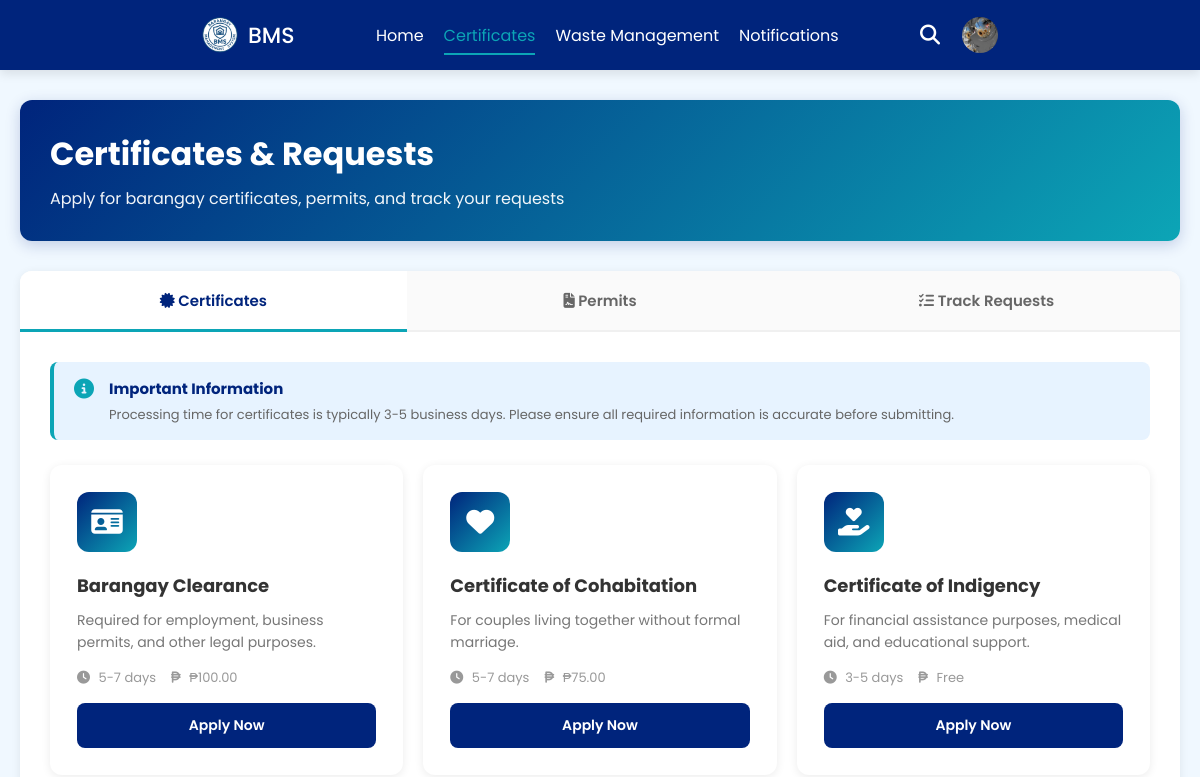
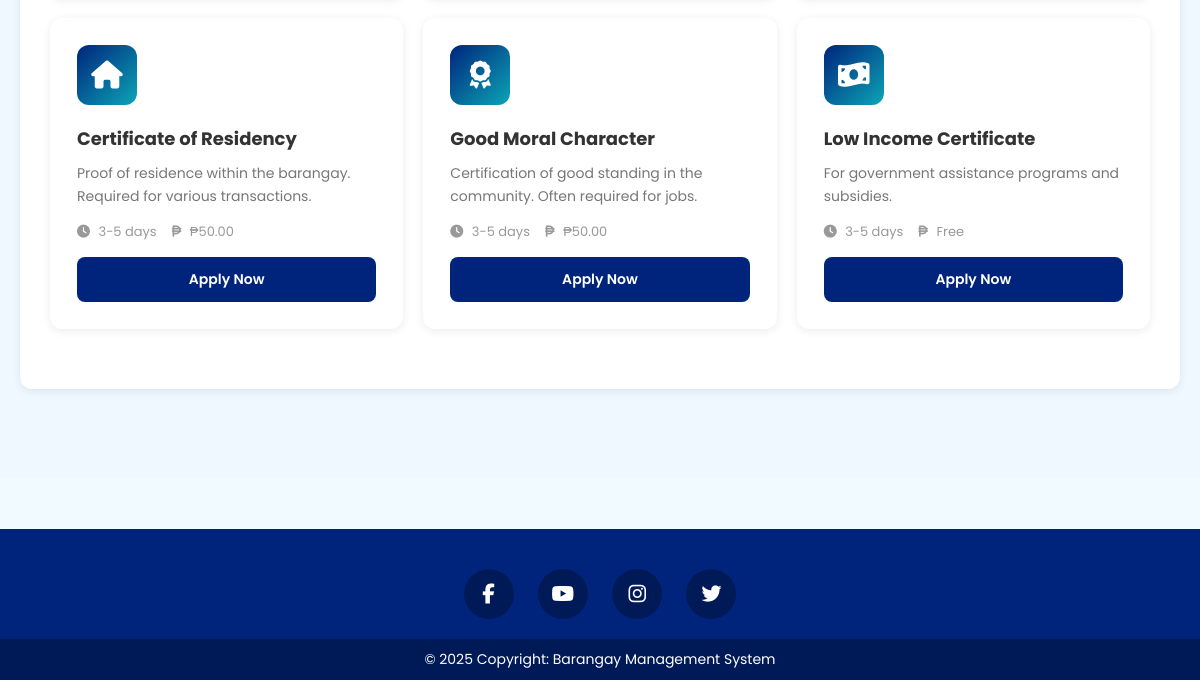
Page /user/certificates.php (signed in) on the earlier database version (2 pictures, top to bottom).
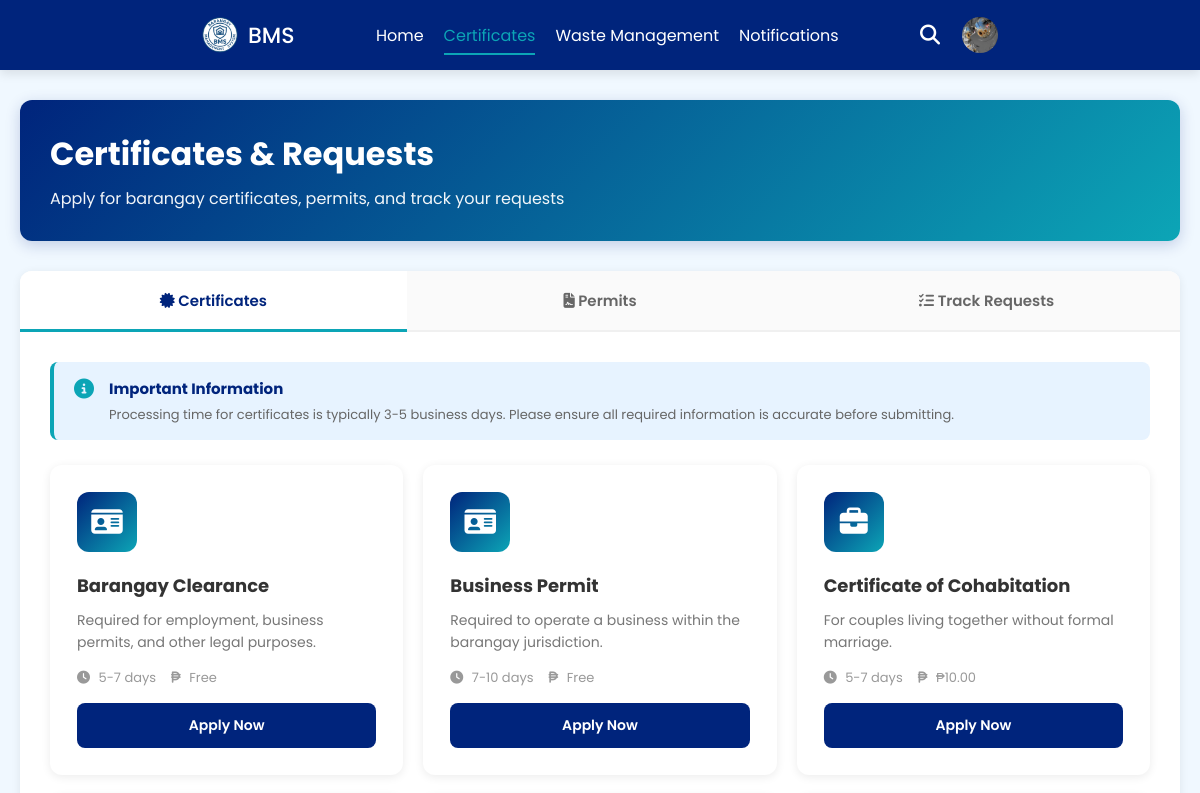
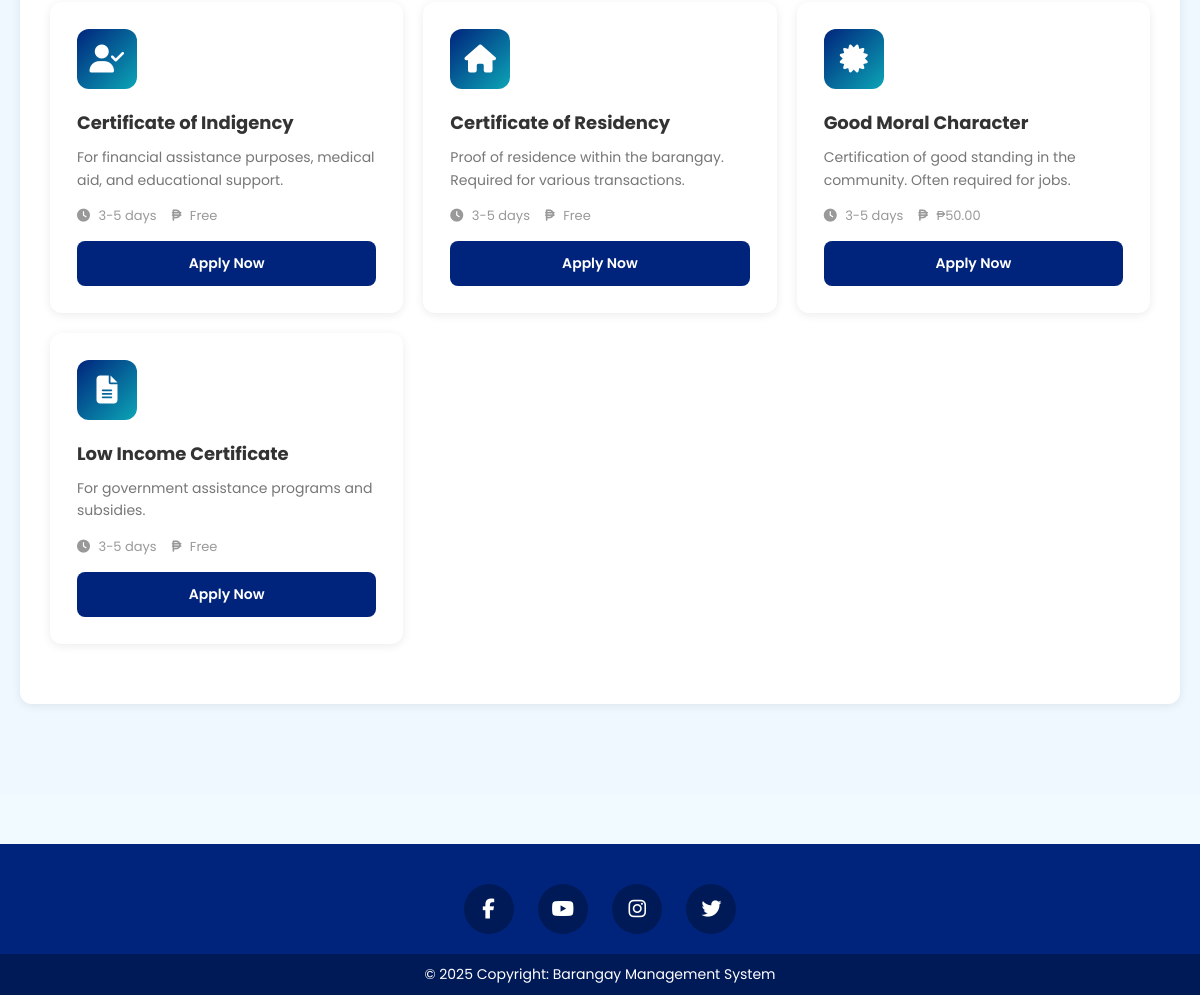
Same page on the later database version (2 pictures, top to bottom).
### tables this page shows
CREATE TABLE `document_types` (
  `id` int(11) NOT NULL,
  `name` varchar(100) NOT NULL,
  `type` enum('certificate','permit') NOT NULL,
  `description` text DEFAULT NULL,
  `icon` varchar(50) DEFAULT NULL,
  `processing_days` varchar(20) DEFAULT NULL,
  `fee` decimal(10,2) DEFAULT 0.00,
  `requirements` text DEFAULT NULL,
  `is_active` tinyint(1) DEFAULT 1,
  `created_at` timestamp NOT NULL DEFAULT current_timestamp()
);

### user/certificates.php (the view, shortened to what this page needs)
<?php
require_once("../conn/conn.php");
$certificates_query = "SELECT * FROM document_types WHERE type = 'certificate' AND is_active = TRUE ORDER BY name ASC";
$certificates_result = $conn->query($certificates_query);
?>
<!DOCTYPE html>
<html lang="en">
<head>
  <?php include '../components/header_links.php'; ?>
  <?php include '../components/user_side_header.php'; ?>
</head>
<body>
  <?php include '../components/navbar.php'; ?>
  <main class="main-content">
    <div class="page-header">
      <h1>Certificates & Requests</h1>
      <p>Apply for barangay certificates, permits, and track your requests</p>
    </div>
    <div class="tabs-container">
      <div class="tabs">
        <button class="tab-btn active" onclick="openTab(event, 'certificates')">
          <i class="fas fa-certificate"></i> Certificates
        </button>
        <button class="tab-btn" onclick="openTab(event, 'permits')">
          <i class="fas fa-file-contract"></i> Permits
        </button>
        <button class="tab-btn" onclick="openTab(event, 'tracking')">
          <i class="fas fa-tasks"></i> Track Requests
        </button>
      </div>
      <div id="certificates" class="tab-content active">
        <div class="info-banner">
          <i class="fas fa-info-circle"></i>
          <div class="info-banner-content">
            <h4>Important Information</h4>
            <p>Processing time for certificates is typically 3-5 business days. Please ensure all required information
              is accurate before submitting.</p>
          </div>
        </div>
        <div class="certificates-grid">
          <?php if ($certificates_result->num_rows > 0): ?>
            <?php while ($cert = $certificates_result->fetch_assoc()): ?>
              <div class="certificate-card"
                onclick="applyCertificate(<?php echo $cert['id']; ?>, '<?php echo htmlspecialchars($cert['name']); ?>')">
                <div class="certificate-icon">
                  <i class="fas <?php echo htmlspecialchars($cert['icon']); ?>"></i>
                </div>
                <h3><?php echo htmlspecialchars($cert['name']); ?></h3>
                <p><?php echo htmlspecialchars($cert['description']); ?></p>
                <div class="certificate-meta">
                  <span><i class="fas fa-clock"></i> <?php echo htmlspecialchars($cert['processing_days']); ?></span>
                  <span><i class="fas fa-peso-sign"></i>
                    <?php echo $cert['fee'] == 0 ? 'Free' : '₱' . number_format($cert['fee'], 2); ?>
                  </span>
                </div>
                <button class="apply-btn">Apply Now</button>
              </div>
            <?php endwhile; ?>
          <?php endif; ?>
        </div>
      </div>
    </div>
  </main>
  <?php include '../components/footer.php'; ?>
</body>
</html>

Differences in the rows shown:
changed document_types "Barangay Clearance": fee "100.00" → (not shown); fee "₱" → "Free"
now on this page (row edited): document_types: name "Business Permit", description "Required to operate a business within the barangay jurisdiction.", processing_days "7-10 days", fee "Free"
changed document_types "Certificate of Cohabitation": icon "fa-heart" → "fa-briefcase" (drawn); fee "75.00" → "10.00"
changed document_types "Certificate of Indigency": icon "fa-hand-holding-heart" → "fa-user-check" (drawn)
changed document_types "Certificate of Residency": fee "50.00" → (not shown); fee "₱" → "Free"
changed document_types "Good Moral Character": icon "fa-award" → "fa-certificate" (drawn)
changed document_types "Low Income Certificate": icon "fa-money-bill-wave" → "fa-file-alt" (drawn)
